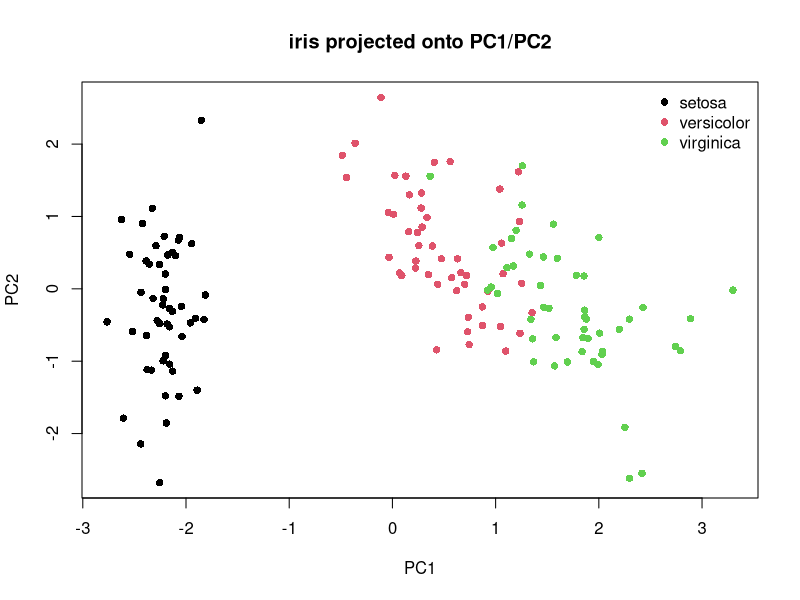
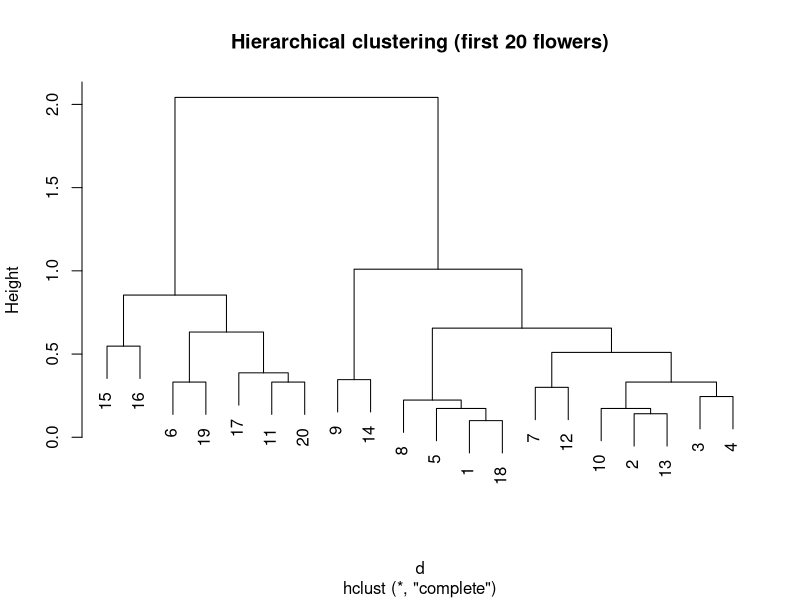

These charts were generated, in order, by the following R code:
## ---- chunk 1
knitr::opts_chunk$set(echo = TRUE)
## ---- chunk 2
data(iris)
pca <- prcomp(iris[, -5], center = TRUE, scale. = TRUE)
summary(pca)
## ---- chunk 3
plot(pca$x[, 1:2], col = iris$Species, pch = 16,
     xlab = "PC1", ylab = "PC2", main = "iris projected onto PC1/PC2")
legend("topright", legend = levels(iris$Species),
       col = 1:3, pch = 16, bty = "n")
## ---- chunk 4
set.seed(1)
km <- kmeans(iris[, -5], centers = 3, nstart = 10)
table(cluster = km$cluster, species = iris$Species)
## ---- chunk 5
d <- dist(iris[1:20, -5]) # a small subset, so the dendrogram stays readable
hc <- hclust(d, method = "complete")
plot(hc, main = "Hierarchical clustering (first 20 flowers)")

cutree(hc, k = 3) # cut the tree into 3 groups
## ---- chunk 6
library(class)
set.seed(1)
idx <- sample(1:nrow(iris), 0.7 * nrow(iris))
train <- iris[idx, ]
test  <- iris[-idx, ]

pred <- knn(train[, -5], test[, -5], cl = train$Species, k = 5)
mean(pred == test$Species) # accuracy on the held-out test set
table(predicted = pred, actual = test$Species)
## ---- chunk 7
lr <- lm(Petal.Length ~ Petal.Width, data = iris)
coef(lr)
## ---- chunk 8
sub <- subset(iris, Species %in% c("versicolor", "virginica"))
sub$is_virginica <- factor(ifelse(sub$Species == "virginica", 1, 0))

logit <- glm(is_virginica ~ Sepal.Length + Sepal.Width, data = sub, family = binomial)
summary(logit)$coefficients
## ---- chunk 9
pred_prob  <- predict(logit, type = "response")
pred_class <- ifelse(pred_prob > 0.5, 1, 0)

mean(pred_class == sub$is_virginica) # accuracy
table(predicted = pred_class, actual = sub$is_virginica)
